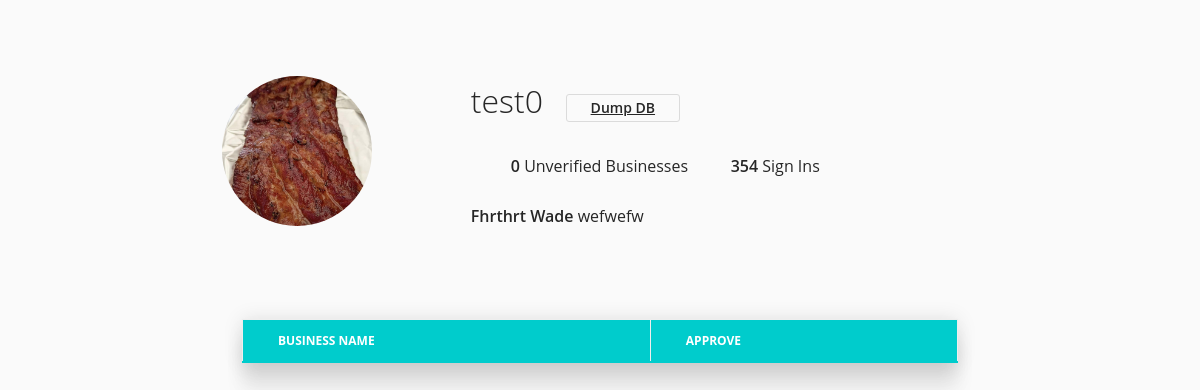
The page /admin (signed in) on the database its author committed.
### src/models/User.py (models this page shows, shortened)
class User(db.Model, UserMixin):
    id = db.Column(db.Integer, primary_key=True)
    username = db.Column(db.String(), nullable=False, unique=True)
    email = db.Column(db.String(), nullable=False, unique=True)
    profile_picture = db.Column(db.String(), nullable=True, default='default_pic.jpg')
    bio = db.Column(db.String(400), nullable=True)
    f_name = db.Column(db.String(), nullable=False)
    l_name = db.Column(db.String(), nullable=False)
    password = db.Column(db.String(), nullable=False)
    admin = db.Column(db.Boolean, nullable=False, default=False)
    followed = db.relationship(
        'User', secondary=followers,
        primaryjoin=(followers.c.follower_id == id),
        secondaryjoin=(followers.c.followed_id == id),
        backref=db.backref('followers', lazy='dynamic'), lazy='dynamic'
    )
    posts = db.relationship("Posts", backref="user", lazy=True)
    comments = db.relationship("Comments", backref="comment_id", lazy=True)
    business = db.relationship("Business", backref="user", uselist=False, lazy=True)

### src/views/admin.py (the view)
@admin_view.route('/admin', methods=['GET', "POST"])
@login_required
def root():
	if not current_user.admin:
		return redirect(url_for('main_view.root'))
	unverified_businesses = Business.query.filter_by(verified=False).all()
	sign_in_count = SignIn.query.count()
	return render_template('admin.html', businesses=unverified_businesses, sc=sign_in_count)

### src/models/User.py (called while the page is built)
@login_manager.user_loader
def load_user(user_id):
    return User.query.get(int(user_id))

### src/templates/admin.html (shortened to what this page needs)
{% extends "layout.html" %}
{% block content %}
<main>
    <div class="container">
		<div class="profile">
			<div class="profile-image">
				<img src="{{ url_for('static', filename='images/dummy/' + current_user.profile_picture) }}" alt="">
			</div>
			<div class="profile-user-settings">
				<h1 class="profile-user-name">{{ current_user.username }}</h1>
				<a href="{{ url_for('admin_view.dump', username=current_user.username) }}" class="btn profile-edit-btn">Dump DB</a>
			</div>
			<div class="profile-stats">
				<ul>
					<li><span class="profile-stat-count">{{ businesses|length }}</span> Unverified Businesses</li>
					<li><span class="profile-stat-count">{{ sc }}</span> Sign Ins</li>
				</ul>
			</div>
			<div class="profile-bio">
				<p><span class="profile-real-name">{{ current_user.f_name }} {{ current_user.l_name }}</span>  {{ current_user.bio }}</p>
			</div>
		</div>
	</div>
	<div class="container">
        <table>
          <thead>
            <tr>
              <th>Business Name</th>
              <th>Approve</th>
            </tr>
          </thead>
        </table>
	</div>
</main>
{% endblock content %}

### src/static/css/main.css (style rules this page uses)
:root { font-size: 10px; }
*, *::before, *::after { box-sizing: border-box; }
body { font-family: "Open Sans", Arial, sans-serif; min-height: 100vh; background-color: #fafafa; color: #262626; padding-bottom: 3rem; }
img { display: block; }
.container { max-width: 93.5rem; margin: 0 auto; padding: 0 2rem; }
.btn { display: inline-block; font: inherit; background: none; border: none; color: inherit; padding: 0; cursor: pointer; }
.profile { padding: 5rem 0; }
.profile::after { content: ""; display: block; clear: both; }
.profile-image { float: left; width: calc(33.333% - 1rem); display: flex; justify-content: center; align-items: center; margin-right: 3rem; }
.profile-image img { border-radius: 50%; max-width: 150px; max-height: 150px; }
.profile-user-settings, .profile-stats, .profile-bio { float: left; width: calc(66.666% - 2rem); }
.profile-user-settings { margin-top: 1.1rem; }
.profile-user-name { display: inline-block; font-size: 3.2rem; font-weight: 300; }
.profile-edit-btn { font-size: 1.4rem; line-height: 1.8; border: 0.1rem solid #dbdbdb; border-radius: 0.3rem; padding: 0 2.4rem; margin-left: 2rem; }
.profile-stats { margin-top: 2.3rem; }
.profile-stats li { display: inline-block; font-size: 1.6rem; line-height: 1.5; margin-right: 4rem; cursor: pointer; }
.profile-stats li:last-of-type { margin-right: 0; }
.profile-bio { font-size: 1.6rem; font-weight: 400; line-height: 1.5; margin-top: 2.3rem; }
.profile-real-name, .profile-stat-count, .profile-edit-btn { font-weight: 600; }

### rows shown on the page
User: profile_picture (picture), username "test0", f_name "Fhrthrt", l_name "Wade", bio "wefwefw"

### other values the page prints
{{ businesses|length }} "0"
{{ sc }} "354"
